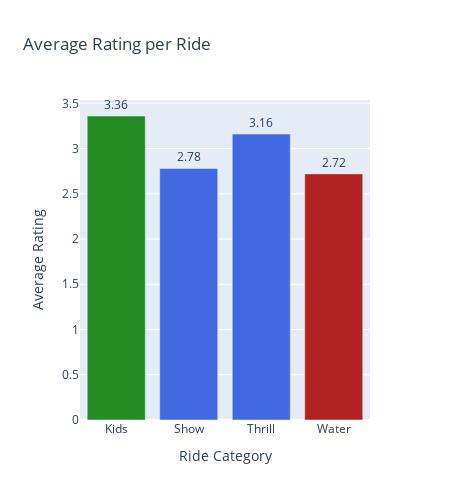

Notebook source saved alongside this figure:
### Code cell
waterscat  = px.bar(catdf, 'category','average_rating', text = 'average_rating', title = 'Average Rating per Ride ', width = 450, height=500)
waterscat.update_layout(xaxis_title='Ride Category', yaxis_title='Average Rating', font=dict(size=12))
waterscat.update_traces(marker_color = ['ForestGreen', 'RoyalBlue', 'RoyalBlue', 'FireBrick'],textposition='outside')

### Figure 1 — Plotly figure (JSON) as saved in the notebook; plotly's stock layout.template omitted (floating-point values rounded to 4 significant figures)
{"data": [{"hovertemplate": "category=%{x}<br>average_rating=%{text}<extra></extra>", "legendgroup": "", "marker": {"color": ["ForestGreen", "RoyalBlue", "RoyalBlue", "FireBrick"], "pattern": {"shape": ""}}, "name": "", "orientation": "v", "showlegend": false, "text": [3.36, 2.78, 3.16, 2.72], "textposition": "outside", "type": "bar", "x": ["Kids", "Show", "Thrill", "Water"], "xaxis": "x", "y": [3.36, 2.78, 3.16, 2.72], "yaxis": "y"}], "layout": {"barmode": "relative", "font": {"size": 12}, "height": 500, "legend": {"tracegroupgap": 0}, "title": {"text": "Average Rating per Ride "}, "width": 450, "xaxis": {"anchor": "y", "domain": [0, 1], "title": {"text": "Ride Category"}}, "yaxis": {"anchor": "x", "domain": [0, 1], "title": {"text": "Average Rating"}}}}
